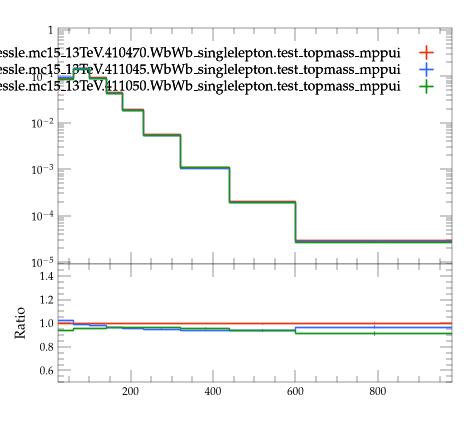

Source code (Python):
#! /usr/bin/env python3

# This Python script was auto-generated using YODA v2.1.2.
# Analysis object: /WbWb_singlelepton/pT_bjet1
# Timestamp: 07-08-2026 (09:16:02)

import matplotlib as mpl
import matplotlib.pyplot as plt
mpl.use('Agg') # comment out for interactive use
import os
import numpy as np
from numpy import nan, inf

plotDir = os.path.split(os.path.realpath(__file__))[0]
if 'YODA_USER_PLOT_PATH' in globals():
    plot_outdir = globals()['YODA_USER_PLOT_PATH']
else:
    plot_outdir = plotDir

#plot style
plt.style.use(os.path.join(plotDir, '../default.mplstyle'))
# plot metadata
figW, figH = plt.rcParams['figure.figsize']
ax_xLabel = ''
ax_yLabel = ''
ax_title  = ''
ax_xScale = 'linear'
ax_yScale = 'log'
xLims = (25.0, 980.0)
yLims = (9e-06, 1.1)

# TeX-friendly labels for the legend
labels = {
  'legend' : ([ r"user.johessle.mc15\_13TeV.410470.WbWb\_singlelepton.test\_topmass\_mppui", r"user.johessle.mc15\_13TeV.411045.WbWb\_singlelepton.test\_topmass\_mppui", r"user.johessle.mc15\_13TeV.411050.WbWb\_singlelepton.test\_topmass\_mppui" ], r""),
}

# Adjust canvas width and height
canvasW = 10.0
canvasH = 9.0
figW *= canvasW/10.
figH *= canvasH/9.

# Create figure and axis objects
fig, (ax, ratio0_ax) = plt.subplots(2, 1, sharex=True,
                  figsize=(figW,figH), gridspec_kw={'height_ratios': (6.0, 3.0)})

# Set figure margins
plt.subplots_adjust(
    left   = 1.0 * plt.rcParams['figure.subplot.left'],
    right  = 1.0 * plt.rcParams['figure.subplot.right'],
    top    = 1.0 * plt.rcParams['figure.subplot.top'],
    bottom = 1.0 * plt.rcParams['figure.subplot.bottom'])

ratio0_ax.yaxis.set_major_locator(mpl.ticker.MultipleLocator(0.2))
ratio0_ax.set_ylim(0.5, 1.4999)
ratio0_ax.set_ylabel('Ratio')

# the numerical data is stored in a separate file
dataf = dict()
prefix = os.path.split(__file__)[0]
if prefix:    prefix = prefix + '/'
exec(open(prefix+'pT_bjet1__data.py').read(), dataf)


legend_handles = dict() # keep track of handles for the legend

# style options for curves
# starts at zorder>=5 to draw curve on top of legend
styles = {
  'user.johessle.mc15_13TeV.410470.WbWb_singlelepton.test_topmass_mppui.yoda': {
    'color' : '#EE3311',
    'linestyle' : '-',
    'lineopacity' : 1.0,
    'linewidth' : 1,
    'marker' : 'none',
    'markersize' : 2,
    'capsize' : 0.0,
    'zorder' : 5,
    'histstyle' : 1,
    'drawstyle' : 'steps-pre',
    'xerrorbars' : 1,
    'yerrorbars' : 1,
    'fillcolor' : None,
    'fillopacity' : 1.0,
    'ratio0_linestyle' : '-',
    'ratio0_lineopacity' : 1.0,
    'ratio0_linewidth' : 1,
    'ratio0_marker' : 'none',
    'ratio0_markersize' : 2,
    'ratio0_capsize' : 0.0,
    'ratio0_zorder' : 5,
    'ratio0_histstyle' : 1,
    'ratio0_drawstyle' : 'steps-pre',
    'ratio0_xerrorbars' : 1,
    'ratio0_yerrorbars' : 1,
  },
  'user.johessle.mc15_13TeV.411045.WbWb_singlelepton.test_topmass_mppui.yoda': {
    'color' : '#3366FF',
    'linestyle' : '-',
    'lineopacity' : 1.0,
    'linewidth' : 1,
    'marker' : 'none',
    'markersize' : 2,
    'capsize' : 0.0,
    'zorder' : 6,
    'histstyle' : 1,
    'drawstyle' : 'steps-pre',
    'xerrorbars' : 1,
    'yerrorbars' : 1,
    'fillcolor' : None,
    'fillopacity' : 1.0,
    'ratio0_linestyle' : '-',
    'ratio0_lineopacity' : 1.0,
    'ratio0_linewidth' : 1,
    'ratio0_marker' : 'none',
    'ratio0_markersize' : 2,
    'ratio0_capsize' : 0.0,
    'ratio0_zorder' : 6,
    'ratio0_histstyle' : 1,
    'ratio0_drawstyle' : 'steps-pre',
    'ratio0_xerrorbars' : 1,
    'ratio0_yerrorbars' : 1,
  },
  'user.johessle.mc15_13TeV.411050.WbWb_singlelepton.test_topmass_mppui.yoda': {
    'color' : '#109618',
    'linestyle' : '-',
    'lineopacity' : 1.0,
    'linewidth' : 1,
    'marker' : 'none',
    'markersize' : 2,
    'capsize' : 0.0,
    'zorder' : 7,
    'histstyle' : 1,
    'drawstyle' : 'steps-pre',
    'xerrorbars' : 1,
    'yerrorbars' : 1,
    'fillcolor' : None,
    'fillopacity' : 1.0,
    'ratio0_linestyle' : '-',
    'ratio0_lineopacity' : 1.0,
    'ratio0_linewidth' : 1,
    'ratio0_marker' : 'none',
    'ratio0_markersize' : 2,
    'ratio0_capsize' : 0.0,
    'ratio0_zorder' : 7,
    'ratio0_histstyle' : 1,
    'ratio0_drawstyle' : 'steps-pre',
    'ratio0_xerrorbars' : 1,
    'ratio0_yerrorbars' : 1,
  },
}

# curve from input yoda files in main panel
for label, yvals in dataf['yvals'].items():
    if all(np.isnan(v) for v in dataf['yvals'][label]):
        continue
    tmp = None
    if styles[label]['histstyle']: # draw as histogram
        xpos = dataf['xedges'][label] if styles[label]['drawstyle'] else dataf['xpoints'][label]
        ypos = np.insert(yvals, 0, yvals[0]) if styles[label]['drawstyle'] else yvals
        if styles[label]['fillcolor']: # fill area below curve
            ax.fill_between(xpos, ypos, step='pre',
                            color=styles[label]['fillcolor'],
                            alpha=styles[label]['fillopacity'])
        tmp, = ax.plot(xpos, ypos,
                       color=styles[label]['color'],
                       linestyle=styles[label]['linestyle'],
                       alpha=styles[label]['lineopacity'],
                       linewidth=styles[label]['linewidth'],
                       drawstyle=styles[label]['drawstyle'], solid_joinstyle='miter',
                       zorder=styles[label]['zorder'], label=label)
    tmp = ax.errorbar(dataf['xpoints'][label], yvals,
                      xerr=np.array(dataf['xerrs'][label])*styles[label]['xerrorbars'],
                      yerr=np.array(dataf['yerrs'][label])*styles[label]['yerrorbars'],
                      fmt=styles[label]['marker'], capsize=styles[label]['capsize'],
                      alpha=styles[label]['lineopacity'],
                      markersize=styles[label]['markersize'],
                      ecolor=styles[label]['color'],
                      color=styles[label]['color'], zorder=styles[label]['zorder'])
    tmp[-1][0].set_linestyle(styles[label]['linestyle'])
    tmp[-1][0].set_linewidth(styles[label]['linewidth'])
    if label in dataf['add_legend_handle']:  legend_handles[label] = tmp
    for varLabel in dataf['variation_yvals'].keys():
        if varLabel.startswith(label):
            tmp, = ax.plot(dataf['xedges'][label], dataf['variation_yvals'][varLabel],
                           color=styles[label]['color'],
                           linestyle=styles[label]['linestyle'],
                           linewidth=styles[label]['linewidth'],
                           drawstyle='steps-pre', solid_joinstyle='miter',
                           zorder=styles[label]['zorder'], alpha=0.5)


# plots on ratio panel
# curve from input yoda files in ratio panel
for label, yvals in dataf['ratio0_yvals'].items():
    if all(np.isnan(v) for v in yvals):
        continue
    if styles[label]['ratio0_histstyle']: # plot as histogram
        xpos = dataf['xedges']['user.johessle.mc15_13TeV.410470.WbWb_singlelepton.test_topmass_mppui.yoda'] if styles[label]['ratio0_drawstyle'] else dataf['xpoints']['user.johessle.mc15_13TeV.410470.WbWb_singlelepton.test_topmass_mppui.yoda']
        ypos = np.insert(yvals, 0, yvals[0]) if styles[label]['ratio0_drawstyle'] else yvals
        ratio0_ax.plot(xpos, ypos,
                       color=styles[label]['color'],
                       linewidth=styles[label]['linewidth'],
                       linestyle=styles[label]['ratio0_linestyle'],
                       alpha=styles[label]['ratio0_lineopacity'],
                       drawstyle=styles[label]['ratio0_drawstyle'], zorder=styles[label]['zorder'],
                       solid_joinstyle='miter')
    tmp = ratio0_ax.errorbar(dataf['xpoints']['user.johessle.mc15_13TeV.410470.WbWb_singlelepton.test_topmass_mppui.yoda'], yvals,
                             xerr=np.array(dataf['ref_xerrs'])*styles[label]['ratio0_xerrorbars'],
                             yerr=np.array(dataf['ratio0_yerrs'][label])*styles[label]['ratio0_yerrorbars'],
                             fmt=styles[label]['ratio0_marker'], capsize=styles[label]['ratio0_capsize'],
                             alpha=styles[label]['ratio0_lineopacity'],
                             markersize=styles[label]['ratio0_markersize'],
                             ecolor=styles[label]['color'],
                             color=styles[label]['color'])
    tmp[-1][0].set_linestyle(styles[label]['ratio0_linestyle'])
    tmp[-1][0].set_linewidth(styles[label]['ratio0_linewidth'])

    for varlabel in dataf['ratio0_variation_vals'].keys():
        if varlabel.startswith(label):
            ratio0_ax.plot(dataf['xedges']['user.johessle.mc15_13TeV.410470.WbWb_singlelepton.test_topmass_mppui.yoda'],
                            dataf['ratio0_variation_vals'][varlabel],
                            color=styles[label]['color'],
                            linestyle=styles[label]['linestyle'],
                            linewidth=styles[label]['linewidth'],
                            drawstyle='steps-pre', solid_joinstyle='miter',
                            zorder=1, alpha=0.5)

legend_items = list(legend_handles.values())
ax.add_artist(ax.legend(legend_items,
                        labels['legend'][0],
                        title=labels['legend'][1],
                        alignment='right',
                        loc='upper right',
                        bbox_to_anchor=(1.0, 0.97),markerfirst=False))

# set plot metadata as defined above
ratio0_ax.set_xlabel(ax_xLabel)
ratio0_ax.xaxis.set_label_coords(1., -0.15)
ax.set_ylabel(ax_yLabel, ha='right', va='top')
ax.yaxis.set_label_coords(-0.11, 1.0)
ax.set_title(ax_title, loc='left')
ax.set_xscale(ax_xScale)
ax.set_yscale(ax_yScale)
ratio0_ax.set_yscale('linear')
ax.set_xlim(xLims)
ax.set_ylim(yLims)

# tick formatting
plt.rcParams['xtick.top'] = True
plt.rcParams['ytick.right'] = True
ax.yaxis.set_major_locator(mpl.ticker.LogLocator(base=10.0, numticks=np.inf))
ax.yaxis.set_minor_locator(mpl.ticker.LogLocator(
                           base=10.0, subs=np.arange(0.1, 1, 0.1), numticks=np.inf))
fig.align_ylabels((ax, ratio0_ax))
plt.savefig(os.path.join(plot_outdir, 'pT_bjet1.pdf'), format='PDF')
plt.savefig(os.path.join(plot_outdir, 'pT_bjet1.png'), format='PNG')

plt.close(fig)
